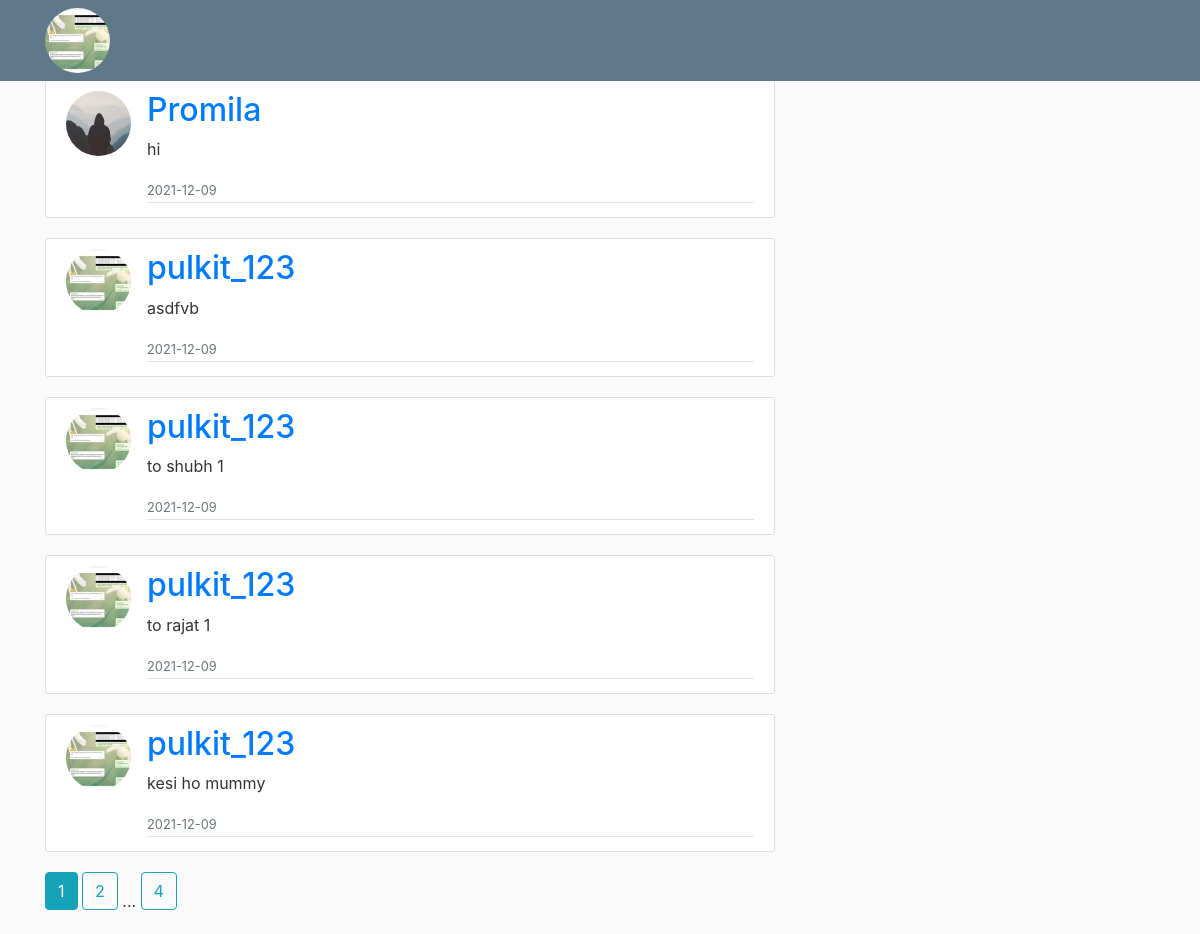
/home (signed in), run on the app's committed database.
### uschat/models.py (models this page shows, shortened)
class User(db.Model, UserMixin):
    id = db.Column(db.Integer, primary_key=True)
    username = db.Column(db.String(20), unique=True, nullable=False)
    email = db.Column(db.String(120), unique=True, nullable=False)
    image_file = db.Column(db.String(20), nullable=False, default='default.jpg')
    password = db.Column(db.String(60), nullable=False)
    sender = db.relationship('Message', backref='sender', lazy=True)
    frnd = db.relationship('Friend', backref='receiver', lazy=True)

class Message(db.Model):
    id = db.Column(db.Integer, primary_key=True)
    title = db.Column(db.String(100), nullable=False)
    date_posted = db.Column(db.DateTime, nullable=False, default=datetime.utcnow)
    content = db.Column(db.Text, nullable=False)
    user_id = db.Column(db.Integer, db.ForeignKey('user.id'), nullable=False)
    receiver_id = db.Column(db.Integer, db.ForeignKey('friend.frnd_id'), nullable=False)

### uschat/main/routes.py (the view)
@main.route("/home")
@login_required
def home():
    page = request.args.get('page', 1, type=int)
    posts = Message.query.order_by(Message.date_posted.desc()).paginate(page=page, per_page=5)
    return render_template('home.html', posts=posts)

### uschat/models.py (called while the page is built)
@login_manager.user_loader
def load_user(user_id):
    return User.query.get(int(user_id))

### uschat/templates/home.html
{% extends "layout.html" %}
{% block content %}
    {% for post in posts.items %}
        <article class="media content-section">
          <img class="rounded-circle article-img" src="{{ url_for('static', filename='profile_pics/' + post.sender.image_file) }}">
          <div class="media-body">
            <div class="article-metadata">
              <h2><a class="mr-2" href="{{ url_for('users.user_posts', username=post.sender.username) }}">{{ post.sender.username }}</a></h2>
              <p class="article-content">{{ post.content }}</p>
              <small class="text-muted">{{ post.date_posted.strftime('%Y-%m-%d') }}</small>
            </div>
          </div>
        </article>
    {% endfor %}
    {% for page_num in posts.iter_pages(left_edge=1, right_edge=1, left_current=1, right_current=2) %}
      {% if page_num %}
        {% if posts.page == page_num %}
          <a class="btn btn-info mb-4" href="{{ url_for('main.home', page=page_num) }}">{{ page_num }}</a>
        {% else %}
          <a class="btn btn-outline-info mb-4" href="{{ url_for('main.home', page=page_num) }}">{{ page_num }}</a>
        {% endif %}
      {% else %}
        ...
      {% endif %}
    {% endfor %}
{% endblock content %}

### uschat/templates/layout.html (shortened to what this page needs)
<!DOCTYPE html>
<html>
<head>
    <link rel="stylesheet" href="https://maxcdn.bootstrapcdn.com/bootstrap/4.0.0/css/bootstrap.min.css">
    <link rel="stylesheet" type="text/css" href="{{ url_for('static', filename='main.css') }}">
</head>
<body>
    <header class="site-header">
      <nav class="navbar navbar-expand-md navbar-dark bg-steel fixed-top" >
        <div class="container">
            {% if current_user.is_authenticated %}
            <a href="{{ url_for('users.account') }}">
                <img class="rounded-circle article-img"  src="{{ url_for('static', filename='profile_pics/' + current_user.image_file) }}">
            </a>
            {% else %}
          <a class="navbar-brand mr-4" href="/">UsChat</a>
            {% endif %}
          </div>
      </nav>
    </header>
    <main role="main" class="container">
      <div class="row">
        <div class="col-md-8">
          {% block content %}{% endblock %}
        </div>
      </div>
    </main>
</body>
</html>

### uschat/static/main.css (style rules this page uses)
body { background: #fafafa; color: #333333; margin-top: 5rem; }
h1, h2, h3, h4, h5, h6 { color: #444444; }
.bg-steel { background-color: #5f788a; }
.content-section { background: #ffffff; padding: 10px 20px; border: 1px solid #dddddd; border-radius: 3px; margin-bottom: 20px; }
.article-content { white-space: pre-line; }
.article-img { height: 65px; width: 65px; margin-right: 16px; }
.article-metadata { padding-bottom: 1px; margin-bottom: 4px; border-bottom: 1px solid #e3e3e3 }

### data on the page
User: image_file (picture)
Message: image_file (placeholder picture), sender.username "Promila", content "hi", date_posted "2021-12-09"
Message: image_file (picture), sender.username "pulkit_123", content "asdfvb", date_posted "2021-12-09"
Message: image_file (picture), sender.username "pulkit_123", content "to shubh 1", date_posted "2021-12-09"
Message: image_file (picture), sender.username "pulkit_123", content "to rajat 1", date_posted "2021-12-09"
Message: image_file (picture), sender.username "pulkit_123", content "kesi ho mummy", date_posted "2021-12-09"

### other printed values
{{ page_num }} "1"
{{ page_num }} "2" "4"
